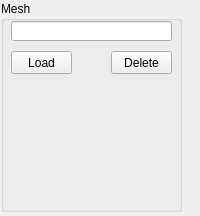
<?xml version="1.0" encoding="UTF-8"?>
<ui version="4.0">
 <class>toolTabInfoBox</class>
 <widget class="QWidget" name="toolTabInfoBox">
  <property name="geometry">
   <rect>
    <x>0</x>
    <y>0</y>
    <width>200</width>
    <height>216</height>
   </rect>
  </property>
  <property name="windowTitle">
   <string>Form</string>
  </property>
  <widget class="QGroupBox" name="meshGroup">
   <property name="geometry">
    <rect>
     <x>1</x>
     <y>1</y>
     <width>181</width>
     <height>211</height>
    </rect>
   </property>
   <property name="title">
    <string>Mesh</string>
   </property>
   <widget class="QLineEdit" name="fileNameLine">
    <property name="geometry">
     <rect>
      <x>10</x>
      <y>20</y>
      <width>161</width>
      <height>20</height>
     </rect>
    </property>
    <property name="text">
     <string/>
    </property>
   </widget>
   <widget class="QPushButton" name="loadButton">
    <property name="geometry">
     <rect>
      <x>10</x>
      <y>50</y>
      <width>61</width>
      <height>23</height>
     </rect>
    </property>
    <property name="text">
     <string>Load</string>
    </property>
   </widget>
   <widget class="QPushButton" name="deleteButton">
    <property name="geometry">
     <rect>
      <x>110</x>
      <y>50</y>
      <width>61</width>
      <height>23</height>
     </rect>
    </property>
    <property name="text">
     <string>Delete</string>
    </property>
   </widget>
   <widget class="toolTabShortInfoBox" name="infoBox" native="true">
    <property name="geometry">
     <rect>
      <x>10</x>
      <y>80</y>
      <width>161</width>
      <height>121</height>
     </rect>
    </property>
   </widget>
  </widget>
 </widget>
 <customwidgets>
  <customwidget>
   <class>toolTabShortInfoBox</class>
   <extends>QWidget</extends>
   <header location="global">widgets/tooltabshortinfobox.h</header>
   <container>1</container>
  </customwidget>
 </customwidgets>
 <resources/>
 <connections/>
</ui>
